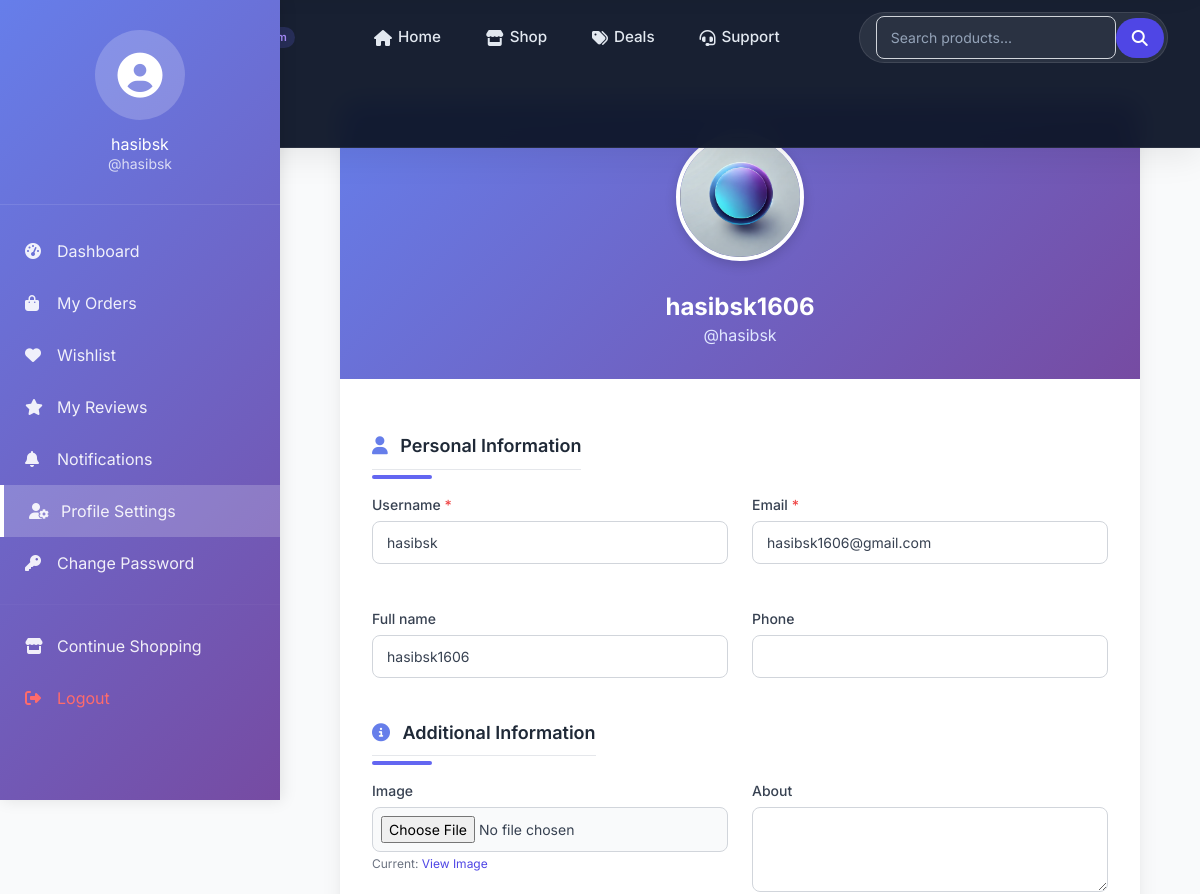
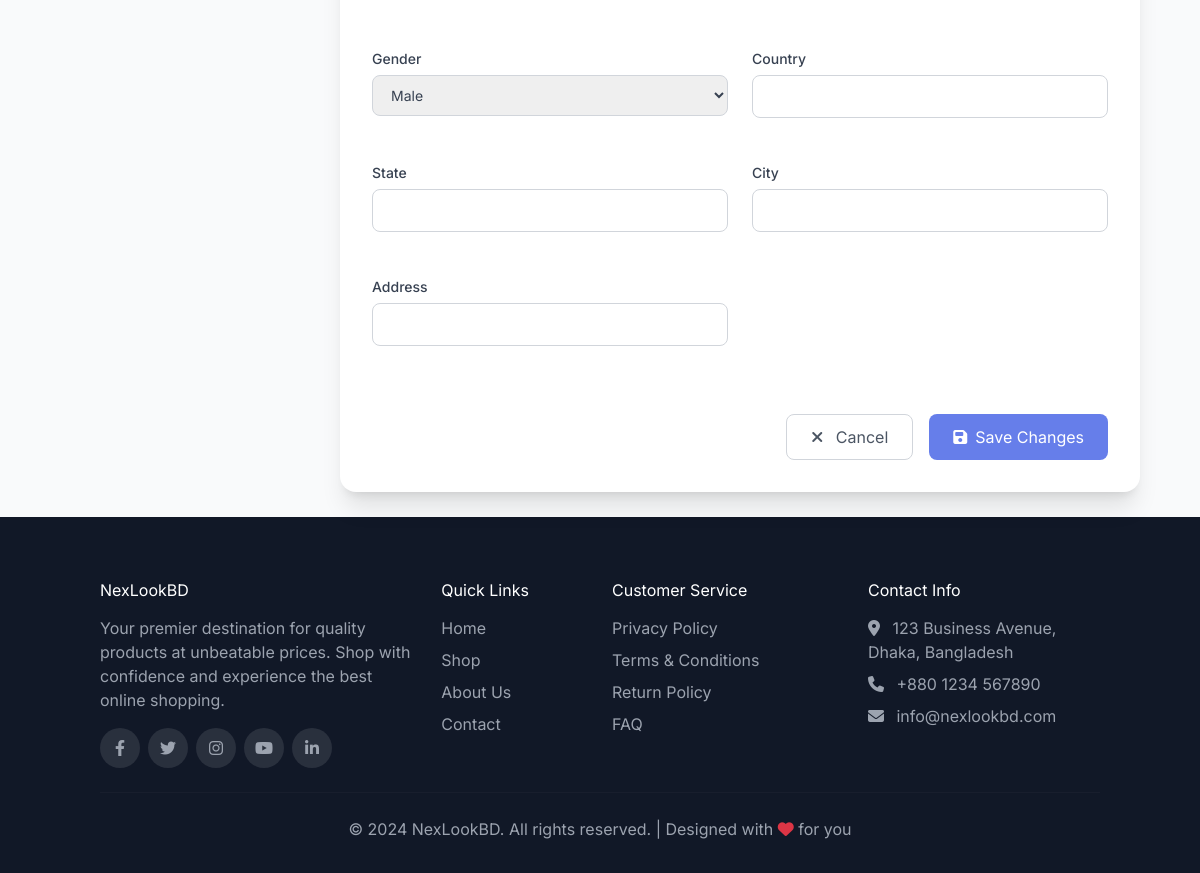
/accounts/profile/ (signed in), run on the app's committed database (2 pictures, top to bottom).
### userauths/models.py (models this page shows, shortened)
class User(AbstractUser):
    username = models.CharField(max_length=100, unique=True)
    email = models.EmailField(unique=True)
    full_name = models.CharField(max_length=100, null=True, blank=True)
    phone = models.CharField(max_length=100, null=True, blank=True)
    USERNAME_FIELD = 'email'
    REQUIRED_FIELDS = ['username']

class Profile(models.Model):
    user = models.OneToOneField(User, on_delete=models.CASCADE)
    image = models.ImageField(upload_to="image", default="default/default_user.jpg", null=True, blank=True)
    full_name = models.CharField(max_length=100, blank=True, null=True)
    about = models.TextField(blank=True, null=True)
    gender = models.CharField(max_length=100, blank=True, null=True)
    country = models.CharField(max_length=100, blank=True, null=True)
    state = models.CharField(max_length=100, blank=True, null=True)
    city = models.CharField(max_length=100, blank=True, null=True)
    address = models.CharField(max_length=100, blank=True, null=True)
    date = models.DateTimeField(auto_now_add=True)
    pid = ShortUUIDField(unique=True, length=10, max_length=20, alphabet="abcdefghijklm")

### userauths/views.py (the view)
# urls.py: path('profile/', views.profile_view, name='profile'),
@login_required
def profile_view(request):
    profile, created = Profile.objects.get_or_create(user=request.user)
    if request.method == 'POST':
        user_form = UserUpdateForm(request.POST, instance=request.user)
        profile_form = ProfileUpdateForm(request.POST, request.FILES, instance=profile)
        if user_form.is_valid() and profile_form.is_valid():
            user_form.save()
            profile_form.save()
            messages.success(request, 'Your profile has been updated successfully!')
            return redirect('accounts:profile')
        else:
            messages.error(request, 'Please correct the errors below.')
    else:
        user_form = UserUpdateForm(instance=request.user)
        profile_form = ProfileUpdateForm(instance=profile)
    context = {
        'user_form': user_form,
        'profile_form': profile_form,
        'profile': profile,
    }
    return render(request, 'accounts/profile.html', context)

### templates/accounts/profile.html (shortened to what this page needs)
{% extends 'accounts/base.html' %}
{% load static %}
{% block content %}
<div class="profile-layout">
    {% include 'store/sidebar.html' %}
    <div class="main-content">
        <div class="profile-container">
            <div class="bg-white rounded-2xl shadow-xl overflow-hidden">
                <div class="profile-header">
                    <div class="relative inline-block">
                        {% if profile.image %}
                            <img src="{{ profile.image.url }}" alt="{{ user.full_name }}" class="profile-avatar">
                        {% else %}
                            <div class="profile-avatar-placeholder">
                                <i class="fas fa-user"></i>
                            </div>
                        {% endif %}
                    </div>
                    <h2 class="text-2xl font-bold mt-4">{{ user.full_name|default:user.email }}</h2>
                    <p class="text-indigo-100">@{{ user.username }}</p>
                </div>
                <div class="p-8">
                    <form method="POST" enctype="multipart/form-data" class="space-y-6">
                        <div class="section-title">
                            <h3>
                                <i class="fas fa-user"></i> Personal Information
                            </h3>
                        </div>
                        <div class="grid grid-cols-1 md:grid-cols-2 gap-6">
                            {% for field in user_form %}
                            <div class="form-group">
                                <label for="{{ field.id_for_label }}" class="form-label">
                                    {{ field.label }}
                                    {% if field.field.required %}
                                        <span class="text-red-500">*</span>
                                    {% endif %}
                                </label>
                                {{ field }}
                            </div>
                            {% endfor %}
                        </div>
                        <div class="section-title mt-6">
                            <h3>
                                <i class="fas fa-info-circle"></i> Additional Information
                            </h3>
                        </div>
                        <div class="grid grid-cols-1 md:grid-cols-2 gap-6">
                            {% for field in profile_form %}
                            <div class="form-group">
                                <label for="{{ field.id_for_label }}" class="form-label">
                                    {{ field.label }}
                                </label>
                                {% if field.name == 'image' %}
                                    <div class="mt-1">
                                        {{ field }}
                                        {% if profile.image %}
                                            <p class="text-gray-500 text-xs mt-1">
                                                Current: <a href="{{ profile.image.url }}" target="_blank" class="text-indigo-600">View Image</a>
                                            </p>
                                        {% endif %}
                                    </div>
                                {% else %}
                                    {{ field }}
                                {% endif %}
                            </div>
                            {% endfor %}
                        </div>
                        <div class="flex justify-end space-x-4 pt-6 form-actions">
                            <a href="{% url 'store:user_dashboard' %}" class="btn-cancel">
                                <i class="fas fa-times mr-2"></i> Cancel
                            </a>
                            <button type="submit" class="btn-save">
                                <i class="fas fa-save"></i> Save Changes
                            </button>
                        </div>
                    </form>
                </div>
            </div>
        </div>
    </div>
</div>
{% endblock %}

### templates/accounts/base.html (shortened to what this page needs)
<!DOCTYPE html>
<html lang="en">
<head>
    <link href="https://cdn.jsdelivr.net/npm/bootstrap@5.3.0/dist/css/bootstrap.min.css" rel="stylesheet">
    <link rel="stylesheet" href="https://cdnjs.cloudflare.com/ajax/libs/font-awesome/6.4.0/css/all.min.css">
    <link href="https://unpkg.com/aos@2.3.1/dist/aos.css" rel="stylesheet">
    <link rel="stylesheet" type="text/css" href="https://cdn.jsdelivr.net/npm/slick-carousel@1.8.1/slick/slick.css"/>
    <link rel="stylesheet" type="text/css" href="https://cdn.jsdelivr.net/npm/slick-carousel@1.8.1/slick/slick-theme.css"/>
</head>
<body>
<nav class="navbar-mordern" id="modernNavbar">
    <div class="nav-container">
        <a href="{% url 'store:home' %}" class="brand-logo">
            <i class="fas fa-crown logo-icon"></i>
            <span class="logo-text">NexLookBD</span>
            <span class="logo-badge">premium</span>
        </a>
        <ul class="nav-links">
            <li class="nav-link-item {% if request.resolver_match.url_name == 'home' %}active-link{% endif %}">
                <a href="{% url 'store:home' %}"><i class="fas fa-home"></i> Home</a>
            </li>
            <li class="nav-link-item {% if request.resolver_match.url_name == 'shop' %}active-link{% endif %}">
                <a href="{% url 'store:shop' %}"><i class="fas fa-store"></i> Shop</a>
            </li>
            <li class="nav-link-item">
                <a href="#"><i class="fas fa-tags"></i> Deals</a>
            </li>
            <li class="nav-link-item">
                <a href="#"><i class="fas fa-headset"></i> Support</a>
            </li>
        </ul>
        <form class="search-wrapper" method="GET" action="{% url 'store:search' %}">
            <input type="text" name="q" class="search-input" placeholder="Search products..." aria-label="Search" value="{{ search_query|default:'' }}">
            <button type="submit" class="search-btn"><i class="fas fa-search"></i></button>
        </form>
        <div style="display: flex; align-items: center; gap: 0.8rem;">
            <div class="cart-icon">
                <a href="{% url 'store:cart' %}"><i class="fas fa-shopping-cart"></i></a>
            </div>
            {% if user.is_authenticated %}
            <div class="user-dropdown">
                <div class="user-toggle">
                    <div class="user-avatar">
                        {% if user.profile.image %}
                        <img src="{{ user.profile.image.url }}" alt="avatar">
                        {% else %}
                        <i class="fas fa-user-astronaut" style="font-size: 1rem;"></i>
                        {% endif %}
                    </div>
                    <span class="user-name">{{ user.username|truncatechars:10 }}</span>
                    <i class="fas fa-chevron-down" style="font-size: 0.7rem; color: #a0aec0;"></i>
                </div>
            </div>
            {% endif %}
        </div>
    </div>
</nav>
<main>
    {% block content %}{% endblock %}
</main>
<footer class="footer">
    <div class="container">
        <div class="row g-4">
            <div class="col-lg-4">
                <h4 class="text-white mb-3">NexLookBD</h4>
                <p>Your premier destination for quality products at unbeatable prices. Shop with confidence and experience the best online shopping.</p>
                <div class="d-flex gap-2 mt-3">
                    <a href="#" class="social-icon"><i class="fab fa-facebook-f"></i></a>
                    <a href="#" class="social-icon"><i class="fab fa-twitter"></i></a>
                    <a href="#" class="social-icon"><i class="fab fa-instagram"></i></a>
                    <a href="#" class="social-icon"><i class="fab fa-youtube"></i></a>
                    <a href="#" class="social-icon"><i class="fab fa-linkedin-in"></i></a>
                </div>
            </div>
            <div class="col-lg-2 col-md-6">
                <h5 class="text-white mb-3">Quick Links</h5>
                <ul class="list-unstyled">
                    <li class="mb-2"><a href="{% url 'store:home' %}">Home</a></li>
                    <li class="mb-2"><a href="{% url 'store:shop' %}">Shop</a></li>
                    <li class="mb-2"><a href="#">About Us</a></li>
                    <li class="mb-2"><a href="#">Contact</a></li>
                </ul>
            </div>
            <div class="col-lg-3 col-md-6">
                <h5 class="text-white mb-3">Customer Service</h5>
                <ul class="list-unstyled">
                    <li class="mb-2"><a href="#">Privacy Policy</a></li>
                    <li class="mb-2"><a href="#">Terms & Conditions</a></li>
                    <li class="mb-2"><a href="#">Return Policy</a></li>
                    <li class="mb-2"><a href="#">FAQ</a></li>
                </ul>
            </div>
            <div class="col-lg-3">
                <h5 class="text-white mb-3">Contact Info</h5>
                <ul class="list-unstyled">
                    <li class="mb-2">
                        <i class="fas fa-map-marker-alt me-2"></i>
                        123 Business Avenue, Dhaka, Bangladesh
                    </li>
                    <li class="mb-2">
                        <i class="fas fa-phone me-2"></i>
                        +880 1234 567890
                    </li>
                    <li class="mb-2">
                        <i class="fas fa-envelope me-2"></i>
                        info@nexlookbd.com
                    </li>
                </ul>
            </div>
        </div>
        <hr class="my-4" style="border-color: rgba(255,255,255,0.1);">
        <div class="text-center">
            <p class="mb-0">&copy; 2024 NexLookBD. All rights reserved. | Designed with <i class="fas fa-heart text-danger"></i> for you</p>
        </div>
    </div>
</footer>
<script src="https://cdn.tailwindcss.com"></script>
</body>
</html>

### templates/store/sidebar.html (shortened to what this page needs)
<div class="sidebar" id="sidebar">
    <div class="sidebar-header">
        <div class="avatar">
            <i class="fas fa-user-circle"></i>
        </div>
        <h4>{{ request.user.first_name|default:request.user.username }}</h4>
        <p class="text-sm opacity-75">@{{ request.user.username }}</p>
    </div>
    <nav class="sidebar-nav">
        <a href="{% url 'store:user_dashboard' %}" class="nav-item {% if request.resolver_match.url_name == 'user_dashboard' %}active{% endif %}">
            <i class="fas fa-tachometer-alt"></i>
            <span>Dashboard</span>
        </a>
        <a href="{% url 'store:user_orders' %}" class="nav-item {% if request.resolver_match.url_name == 'user_orders' %}active{% endif %}">
            <i class="fas fa-shopping-bag"></i>
            <span>My Orders</span>
        </a>
        <a href="{% url 'store:wishlist' %}" class="nav-item {% if request.resolver_match.url_name == 'wishlist' %}active{% endif %}">
            <i class="fas fa-heart"></i>
            <span>Wishlist</span>
        </a>
        <a href="{% url 'store:user_reviews' %}" class="nav-item {% if request.resolver_match.url_name == 'user_reviews' %}active{% endif %}">
            <i class="fas fa-star"></i>
            <span>My Reviews</span>
        </a>
        <a href="{% url 'store:notifications' %}" class="nav-item {% if request.resolver_match.url_name == 'notifications' %}active{% endif %}">
            <i class="fas fa-bell"></i>
            <span>Notifications</span>
        </a>
        <a href="{% url 'accounts:profile' %}" class="nav-item {% if request.resolver_match.url_name == 'profile' %}active{% endif %}">
            <i class="fas fa-user-cog"></i>
            <span>Profile Settings</span>
        </a>
        <a href="{% url 'accounts:password_reset_request' %}" class="nav-item {% if request.resolver_match.url_name == 'password_reset_request' %}active{% endif %}">
            <i class="fas fa-key"></i>
            <span>Change Password</span>
        </a>
        <hr style="margin: 15px 0; border-color: rgba(255,255,255,0.1);">
        <a href="{% url 'store:shop' %}" class="nav-item">
            <i class="fas fa-store"></i>
            <span>Continue Shopping</span>
        </a>
        <a href="{% url 'accounts:logout' %}" class="nav-item" style="color: #ff6b6b;">
            <i class="fas fa-sign-out-alt"></i>
            <span>Logout</span>
        </a>
    </nav>
</div>

### data on the page
User: profile.image (picture), user.first_name "hasibsk", user.username "hasibsk", full_name "hasibsk1606", username "hasibsk", user_form "hasibsk" "hasibsk1606@gmail.com" "hasibsk1606"
Profile: image (picture), profile_form "Male"

### other printed values
{{ field.label }} "Username" "Email" "Full name" "Phone"
{{ field.label }} "Image" "About" "Gender" "Country" "State" "City" "Address"
